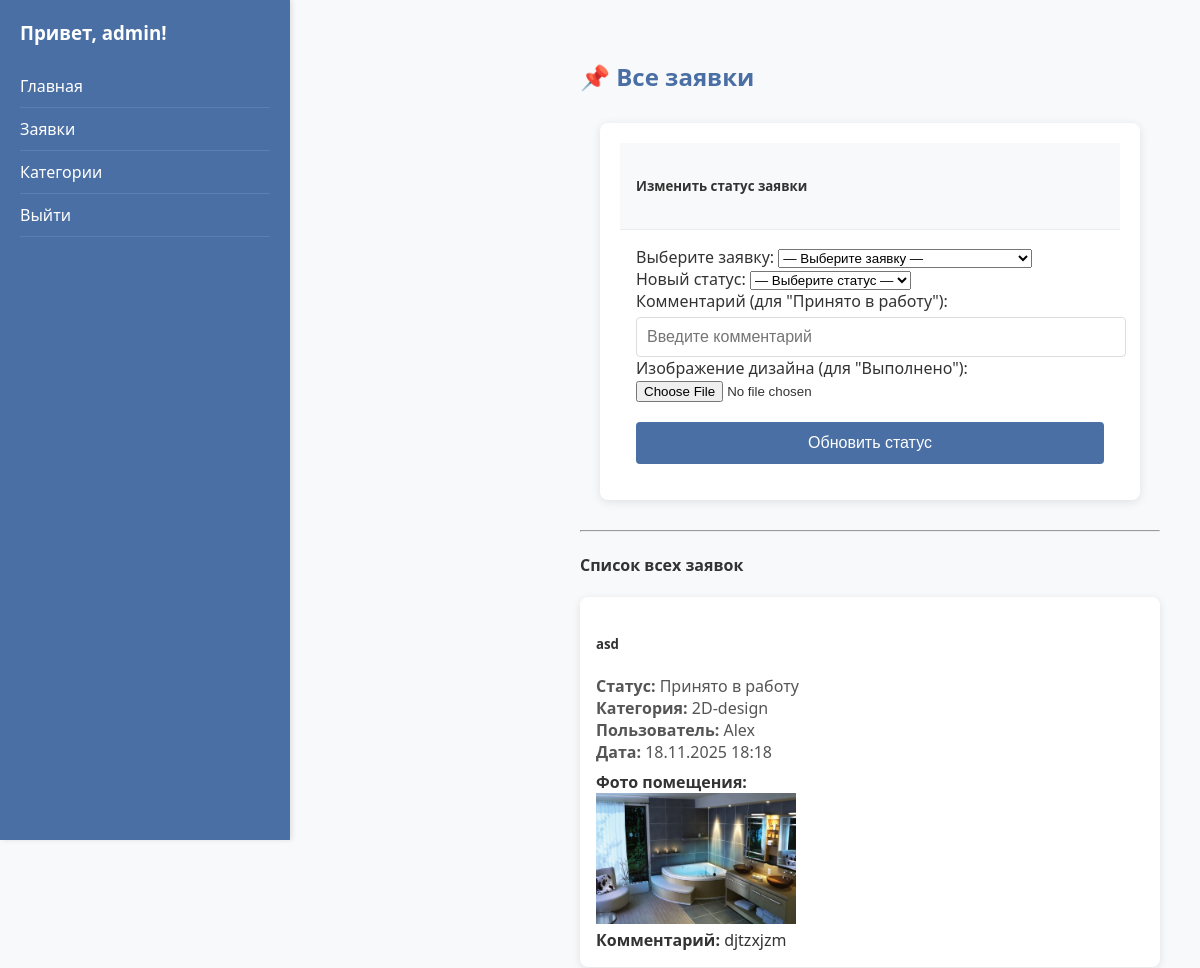
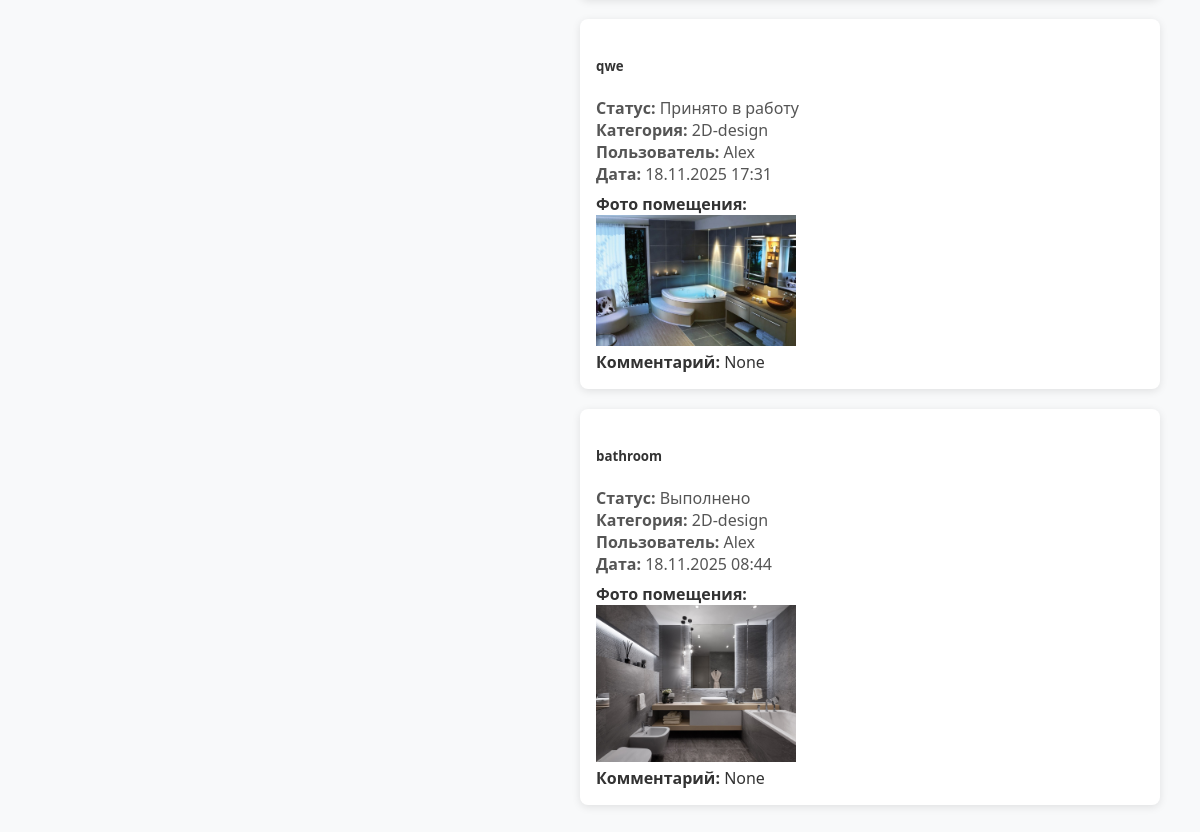
The app's page /admin-applications/ (signed in) with its own data (2 pictures, top to bottom).
### main/models.py (models this page shows, shortened)
class Application(models.Model):
    STATUS_CHOICES = [
        ('new', 'Новая'),
        ('in_progress', 'Принято в работу'),
        ('completed', 'Выполнено'),
    ]
    title = models.CharField(max_length=200)
    description = models.TextField()
    category = models.ForeignKey(Category, on_delete=models.CASCADE)
    photo = models.ImageField(upload_to='applications/', null=True, blank=True)
    status = models.CharField(max_length=20, choices=STATUS_CHOICES, default='Новая')
    created_at = models.DateTimeField(auto_now_add=True)
    user = models.ForeignKey(User, on_delete=models.CASCADE)
    design_image = models.ImageField(upload_to='designs/', null=True, blank=True)
    comment = models.TextField(blank=True, null=True)

class Category(models.Model):
    name = models.CharField(max_length=100, unique=True)
    def __str__(self):
        return self.name

### main/views.py (the view, shortened to what this page needs)
# urls.py: path('admin-applications/', views.admin_applications, name='admin_applications'),
@user_passes_test(is_superuser)
def admin_applications(request):
    apps = Application.objects.all().order_by('-created_at')
    for app in apps:
        app.is_new = app.status == 'Новая'
        app.is_in_progress = app.status == 'Принято в работе'
        app.is_completed = app.status == 'Выполнено'
    return render(request, 'main/admin_applications.html', {'applications': apps})

### main/views.py (called while the page is built)
def is_superuser(u):
    return u.is_superuser

### templates/main/admin_applications.html (shortened to what this page needs)
{% extends "main/base.html" %}
{% load static %}
{% block content %}
    <div class="container">
        <div class="main-content">
            <h2>📌 Все заявки</h2>
            <form method="post" action="{% url 'admin_applications' %}" enctype="multipart/form-data">
                <div class="card mb-4">
                    <div class="card-header">
                        <h5>Изменить статус заявки</h5>
                    </div>
                    <div class="card-body">
                        <div class="row g-3">
                            <div class="col-md-4">
                                <label for="application_id" class="form-label">Выберите заявку:</label>
                                <select name="application_id" class="form-select" id="application_id" required>
                                    <option value="">— Выберите заявку —</option>
                                </select>
                            </div>
                            <div class="col-md-3">
                                <label for="new_status" class="form-label">Новый статус:</label>
                                <select name="new_status" class="form-select" id="new_status" required>
                                    <option value="">— Выберите статус —</option>
                                </select>
                            </div>
                            <div class="col-md-3">
                                <label for="comment" class="form-label">Комментарий (для "Принято в работу"):</label>
                                <input type="text" name="comment" class="form-control" id="comment" placeholder="Введите комментарий">
                            </div>
                            <div class="col-md-2">
                                <label for="design_image" class="form-label">Изображение дизайна (для "Выполнено"):</label>
                                <input type="file" name="design_image" class="form-control" id="design_image" accept="image/*">
                            </div>
                        </div>
                        <div class="mt-3">
                            <button type="submit" class="btn btn-primary">Обновить статус</button>
                        </div>
                    </div>
                </div>
            </form>
            <hr>
            <h4>Список всех заявок</h4>
            {% if applications %}
                <div class="applications-list">
                    {% for app in applications %}
                        <div class="application-card card mb-3">
                            <div class="card-body">
                                <h5 class="card-title">{{ app.title }}</h5>
                                <p class="card-text">
                                    <strong>Статус:</strong> {{ app.get_status_display }}<br>
                                    <strong>Категория:</strong> {{ app.category }}<br>
                                    <strong>Пользователь:</strong> {{ app.user.username }}<br>
                                    <strong>Дата:</strong> {{ app.created_at|date:"d.m.Y H:i" }}
                                </p>
                                {% if app.photo %}
                                    <div class="mb-2">
                                        <strong>Фото помещения:</strong><br>
                                        <img src="{{ app.photo.url }}" alt="Фото помещения" width="200">
                                    </div>
                                {% endif %}
                                {% if app.comment %}
                                    <div class="bg-light p-2 rounded">
                                        <strong>Комментарий:</strong> {{ app.comment }}
                                    </div>
                                {% endif %}
                            </div>
                        </div>
                    {% endfor %}
                </div>
            {% else %}
                <div class="alert alert-info">Нет заявок.</div>
            {% endif %}
        </div>
    </div>
{% endblock %}

### templates/main/base.html (shortened to what this page needs)
<!DOCTYPE html>
<html>
<head>
    {% load static %}
    <link rel="stylesheet" href="{% static 'main/style.css' %}">
</head>
<body>
    <div class="container">
        <aside class="sidebar">
            {% if user.is_authenticated %}
                <h3>Привет, {{ user.first_name|default:user.username }}!</h3>
                {% if user.is_superuser %}
                    <a href="{% url 'home' %}">Главная</a>
                    <a href="{% url 'admin_applications' %}">Заявки</a>
                    <a href="{% url 'admin_categories' %}">Категории</a>
                    <a href="{% url 'logout' %}">Выйти</a>
                {% else %}
                    <a href="{% url 'profile' %}">Профиль</a>
                    <a href="{% url 'home' %}">Главная</a>
                    <a href="{% url 'my_applications' %}">Мои заявки</a>
                    <a href="{% url 'create_application' %}">Создать заявку</a>
                    <a href="{% url 'logout' %}">Выйти</a>
                {% endif %}
            {% else %}
                <h3>Гость</h3>
                <a href="{% url 'login' %}">Войти</a>
                <a href="{% url 'register' %}">Регистрация</a>
            {% endif %}
        </aside>
        <main class="main-content">
            {% block content %}
            {% endblock %}
        </main>
    </div>
</body>
</html>

### main/static/main/style.css (style rules this page uses)
body { font-family: 'Segoe UI', Tahoma, Geneva, Verdana, sans-serif; background-color: #f8f9fa; color: #333; margin: 0; padding: 0; display: flex; min-height: 100vh; }
.container { display: flex; width: 100%; max-width: 1200px; margin: 0 auto; }
.sidebar { width: 250px; background-color: #4a6fa5; color: white; padding: 20px; height: 100vh; position: fixed; top: 0; left: 0; box-shadow: 2px 0 5px rgba(0,0,0,0.1); }
.sidebar h3 { margin-top: 0; margin-bottom: 20px; color: #fff; }
.sidebar a { display: block; color: white; text-decoration: none; padding: 10px 0; border-bottom: 1px solid #5a7fb5; }
.main-content { flex: 1; margin-left: 270px; padding: 20px; }
form { max-width: 500px; margin: 30px auto; padding: 20px; background: white; border-radius: 8px; box-shadow: 0 2px 10px rgba(0,0,0,0.1); }
p { margin: 10px 0; }
input[type="text"], input[type="email"], input[type="password"] { width: 100%; padding: 10px; margin-top: 5px; border: 1px solid #ddd; border-radius: 4px; font-size: 16px; }
button[type="submit"] { background-color: #4a6fa5; color: white; padding: 12px 20px; border: none; border-radius: 4px; cursor: pointer; font-size: 16px; margin-top: 20px; width: 100%; }
a { color: #4a6fa5; text-decoration: none; }
h1, h2 { color: #4a6fa5; }
.applications-list { display: flex; flex-direction: column; gap: 20px; }
.application-card { background: white; border-radius: 8px; box-shadow: 0 2px 8px rgba(0,0,0,0.1); overflow: hidden; transition: transform 0.2s; }
.card-header { display: flex; justify-content: space-between; align-items: center; padding: 12px 16px; background-color: #f8f9fa; border-bottom: 1px solid #e9ecef; }
.card-body { padding: 16px; }
.card-body p { margin: 8px 0; color: #555; }

### records on screen
Application: title "asd", status "Принято в работу", category "2D-design", user.username "Alex", created_at "18.11.2025 18:18", photo (picture), comment "djtzxjzm"
Application: title "qwe", status "Принято в работу", category "2D-design", user.username "Alex", created_at "18.11.2025 17:31", photo (picture), comment "None"
Application: title "bathroom", status "Выполнено", category "2D-design", user.username "Alex", created_at "18.11.2025 08:44", photo (picture), comment "None"

### other values on screen
{{ user.first_name|default:user.username }} "admin"
